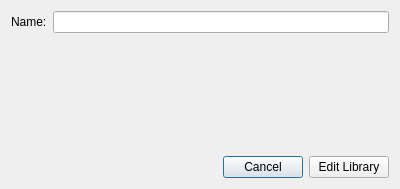
<?xml version="1.0" encoding="UTF-8"?>
<ui version="4.0">
 <class>Dialog</class>
 <widget class="QDialog" name="Dialog">
  <property name="geometry">
   <rect>
    <x>0</x>
    <y>0</y>
    <width>400</width>
    <height>189</height>
   </rect>
  </property>
  <property name="windowTitle">
   <string>Library Property Editor</string>
  </property>
  <layout class="QVBoxLayout" name="verticalLayout" stretch="0,1,0">
   <property name="sizeConstraint">
    <enum>QLayout::SetMinimumSize</enum>
   </property>
   <item>
    <layout class="QGridLayout" name="gridLayout">
     <property name="sizeConstraint">
      <enum>QLayout::SetMaximumSize</enum>
     </property>
     <property name="topMargin">
      <number>0</number>
     </property>
     <property name="bottomMargin">
      <number>0</number>
     </property>
     <item row="0" column="0">
      <widget class="QLabel" name="labelLibraryName">
       <property name="text">
        <string>Name:</string>
       </property>
      </widget>
     </item>
     <item row="0" column="1">
      <widget class="QLineEdit" name="lineEditLibraryName"/>
     </item>
    </layout>
   </item>
   <item>
    <spacer name="verticalSpacer">
     <property name="orientation">
      <enum>Qt::Vertical</enum>
     </property>
     <property name="sizeHint" stdset="0">
      <size>
       <width>20</width>
       <height>40</height>
      </size>
     </property>
    </spacer>
   </item>
   <item>
    <layout class="QHBoxLayout" name="horizontalLayout" stretch="1,0">
     <property name="sizeConstraint">
      <enum>QLayout::SetMinimumSize</enum>
     </property>
     <item>
      <widget class="QDialogButtonBox" name="buttonBox">
       <property name="orientation">
        <enum>Qt::Horizontal</enum>
       </property>
       <property name="standardButtons">
        <set>QDialogButtonBox::Cancel</set>
       </property>
      </widget>
     </item>
     <item>
      <widget class="QPushButton" name="pushButtonSave">
       <property name="text">
        <string>Edit Library</string>
       </property>
       <property name="icon">
        <iconset>
         <normaloff>../resources/icons/add-library.svg</normaloff>../resources/icons/add-library.svg</iconset>
       </property>
      </widget>
     </item>
    </layout>
   </item>
  </layout>
 </widget>
 <resources/>
 <connections>
  <connection>
   <sender>buttonBox</sender>
   <signal>accepted()</signal>
   <receiver>Dialog</receiver>
   <slot>accept()</slot>
   <hints>
    <hint type="sourcelabel">
     <x>248</x>
     <y>254</y>
    </hint>
    <hint type="destinationlabel">
     <x>157</x>
     <y>274</y>
    </hint>
   </hints>
  </connection>
  <connection>
   <sender>buttonBox</sender>
   <signal>rejected()</signal>
   <receiver>Dialog</receiver>
   <slot>reject()</slot>
   <hints>
    <hint type="sourcelabel">
     <x>316</x>
     <y>260</y>
    </hint>
    <hint type="destinationlabel">
     <x>286</x>
     <y>274</y>
    </hint>
   </hints>
  </connection>
 </connections>
</ui>
